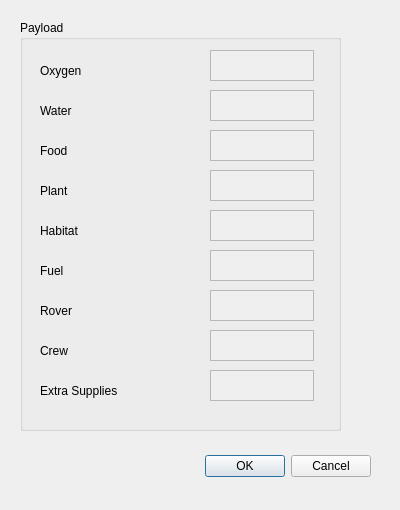
<?xml version="1.0" encoding="UTF-8"?>
<ui version="4.0">
 <class>Dialog</class>
 <widget class="QDialog" name="Dialog">
  <property name="windowModality">
   <enum>Qt::WindowModal</enum>
  </property>
  <property name="geometry">
   <rect>
    <x>0</x>
    <y>0</y>
    <width>400</width>
    <height>510</height>
   </rect>
  </property>
  <property name="windowTitle">
   <string>Payload</string>
  </property>
  <widget class="QDialogButtonBox" name="buttonBox">
   <property name="geometry">
    <rect>
     <x>30</x>
     <y>450</y>
     <width>341</width>
     <height>32</height>
    </rect>
   </property>
   <property name="orientation">
    <enum>Qt::Horizontal</enum>
   </property>
   <property name="standardButtons">
    <set>QDialogButtonBox::Cancel|QDialogButtonBox::Ok</set>
   </property>
  </widget>
  <widget class="QGroupBox" name="groupBox">
   <property name="geometry">
    <rect>
     <x>20</x>
     <y>20</y>
     <width>321</width>
     <height>411</height>
    </rect>
   </property>
   <property name="title">
    <string>Payload</string>
   </property>
   <widget class="QLabel" name="label">
    <property name="geometry">
     <rect>
      <x>20</x>
      <y>40</y>
      <width>121</width>
      <height>21</height>
     </rect>
    </property>
    <property name="text">
     <string>Oxygen</string>
    </property>
   </widget>
   <widget class="QLabel" name="label_2">
    <property name="geometry">
     <rect>
      <x>20</x>
      <y>80</y>
      <width>121</width>
      <height>21</height>
     </rect>
    </property>
    <property name="text">
     <string>Water</string>
    </property>
   </widget>
   <widget class="QLabel" name="label_3">
    <property name="geometry">
     <rect>
      <x>20</x>
      <y>160</y>
      <width>121</width>
      <height>21</height>
     </rect>
    </property>
    <property name="text">
     <string>Plant</string>
    </property>
   </widget>
   <widget class="QLabel" name="label_4">
    <property name="geometry">
     <rect>
      <x>20</x>
      <y>120</y>
      <width>121</width>
      <height>21</height>
     </rect>
    </property>
    <property name="text">
     <string>Food</string>
    </property>
   </widget>
   <widget class="QLabel" name="label_5">
    <property name="geometry">
     <rect>
      <x>20</x>
      <y>240</y>
      <width>121</width>
      <height>21</height>
     </rect>
    </property>
    <property name="text">
     <string>Fuel</string>
    </property>
   </widget>
   <widget class="QLabel" name="label_6">
    <property name="geometry">
     <rect>
      <x>20</x>
      <y>200</y>
      <width>121</width>
      <height>21</height>
     </rect>
    </property>
    <property name="text">
     <string>Habitat</string>
    </property>
   </widget>
   <widget class="QLabel" name="label_7">
    <property name="geometry">
     <rect>
      <x>20</x>
      <y>280</y>
      <width>121</width>
      <height>21</height>
     </rect>
    </property>
    <property name="text">
     <string>Rover</string>
    </property>
   </widget>
   <widget class="QLabel" name="label_8">
    <property name="geometry">
     <rect>
      <x>20</x>
      <y>320</y>
      <width>121</width>
      <height>21</height>
     </rect>
    </property>
    <property name="text">
     <string>Crew</string>
    </property>
   </widget>
   <widget class="QLabel" name="label_9">
    <property name="geometry">
     <rect>
      <x>20</x>
      <y>360</y>
      <width>121</width>
      <height>21</height>
     </rect>
    </property>
    <property name="text">
     <string>Extra Supplies</string>
    </property>
   </widget>
   <widget class="QTextEdit" name="txted_o2">
    <property name="enabled">
     <bool>false</bool>
    </property>
    <property name="geometry">
     <rect>
      <x>190</x>
      <y>30</y>
      <width>104</width>
      <height>31</height>
     </rect>
    </property>
   </widget>
   <widget class="QTextEdit" name="txted_h20">
    <property name="enabled">
     <bool>false</bool>
    </property>
    <property name="geometry">
     <rect>
      <x>190</x>
      <y>70</y>
      <width>104</width>
      <height>31</height>
     </rect>
    </property>
   </widget>
   <widget class="QTextEdit" name="txted_plant">
    <property name="enabled">
     <bool>false</bool>
    </property>
    <property name="geometry">
     <rect>
      <x>190</x>
      <y>150</y>
      <width>104</width>
      <height>31</height>
     </rect>
    </property>
   </widget>
   <widget class="QTextEdit" name="txted_food">
    <property name="enabled">
     <bool>false</bool>
    </property>
    <property name="geometry">
     <rect>
      <x>190</x>
      <y>110</y>
      <width>104</width>
      <height>31</height>
     </rect>
    </property>
   </widget>
   <widget class="QTextEdit" name="txted_fuel">
    <property name="enabled">
     <bool>false</bool>
    </property>
    <property name="geometry">
     <rect>
      <x>190</x>
      <y>230</y>
      <width>104</width>
      <height>31</height>
     </rect>
    </property>
   </widget>
   <widget class="QTextEdit" name="txted_rover">
    <property name="enabled">
     <bool>false</bool>
    </property>
    <property name="geometry">
     <rect>
      <x>190</x>
      <y>270</y>
      <width>104</width>
      <height>31</height>
     </rect>
    </property>
   </widget>
   <widget class="QTextEdit" name="txted_crew">
    <property name="enabled">
     <bool>false</bool>
    </property>
    <property name="geometry">
     <rect>
      <x>190</x>
      <y>310</y>
      <width>104</width>
      <height>31</height>
     </rect>
    </property>
   </widget>
   <widget class="QTextEdit" name="txted_habitat">
    <property name="enabled">
     <bool>false</bool>
    </property>
    <property name="geometry">
     <rect>
      <x>190</x>
      <y>190</y>
      <width>104</width>
      <height>31</height>
     </rect>
    </property>
   </widget>
   <widget class="QTextEdit" name="txted_extras">
    <property name="enabled">
     <bool>false</bool>
    </property>
    <property name="geometry">
     <rect>
      <x>190</x>
      <y>350</y>
      <width>104</width>
      <height>31</height>
     </rect>
    </property>
   </widget>
  </widget>
 </widget>
 <resources/>
 <connections>
  <connection>
   <sender>buttonBox</sender>
   <signal>accepted()</signal>
   <receiver>Dialog</receiver>
   <slot>accept()</slot>
   <hints>
    <hint type="sourcelabel">
     <x>248</x>
     <y>254</y>
    </hint>
    <hint type="destinationlabel">
     <x>157</x>
     <y>274</y>
    </hint>
   </hints>
  </connection>
  <connection>
   <sender>buttonBox</sender>
   <signal>rejected()</signal>
   <receiver>Dialog</receiver>
   <slot>reject()</slot>
   <hints>
    <hint type="sourcelabel">
     <x>316</x>
     <y>260</y>
    </hint>
    <hint type="destinationlabel">
     <x>286</x>
     <y>274</y>
    </hint>
   </hints>
  </connection>
 </connections>
</ui>
